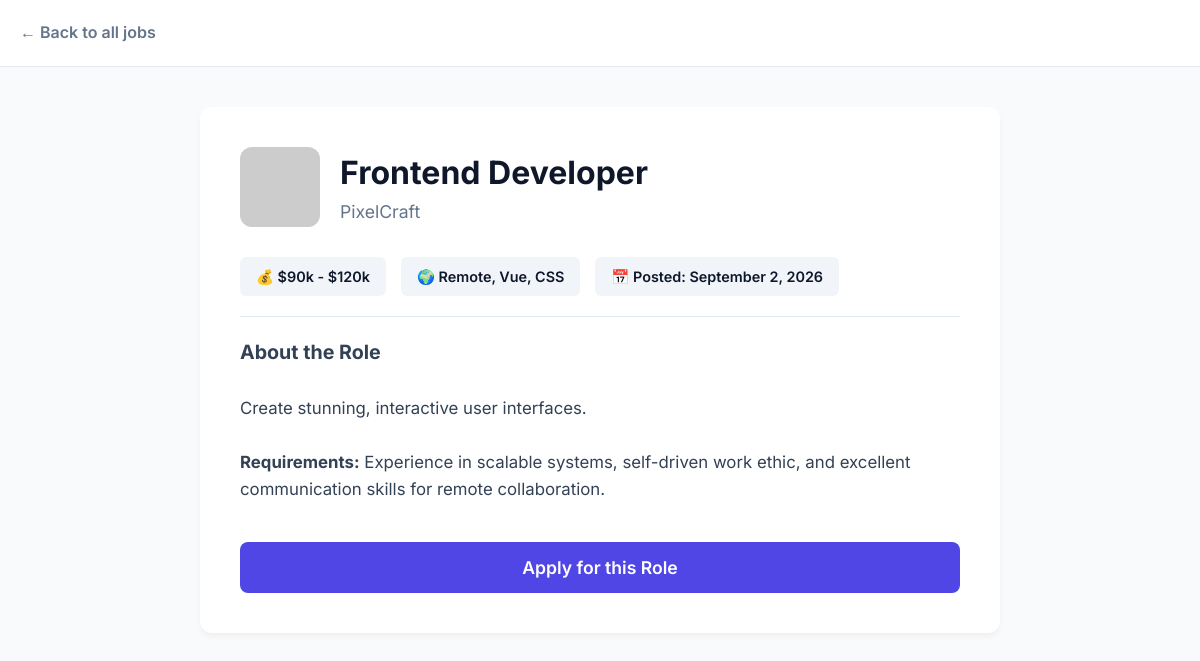
The page /job.php?id=4 on the database its author committed.
### tables this page shows
CREATE TABLE jobs (

id INT AUTO_INCREMENT PRIMARY KEY,

employer_id INT NULL,

title VARCHAR(255) NOT NULL, company VARCHAR(255) NOT NULL,
description TEXT NOT NULL,

tags VARCHAR(255) DEFAULT 'Remote',

salary VARCHAR(100), logo_url VARCHAR(255),
posted_at TIMESTAMP DEFAULT CURRENT_TIMESTAMP,

FOREIGN KEY (employer_id) REFERENCES users(id) ON DELETE SET NULL

);

### job.php (the view, shortened to what this page needs)
<?php require_once 'db.php';
$job_id = $_GET['id'] ?? null;
$stmt = $pdo->prepare("SELECT * FROM jobs WHERE id = ?");
$stmt->execute([$job_id]);
$job = $stmt->fetch();
?>
<!DOCTYPE html>
<html lang="en">
<head>
</head>
<body>
    <nav class="nav">
        <a href="index.php">&larr; Back to all jobs</a>
    </nav>
    <main class="job-detail-container">
        <div class="header-row">
            <img src="<?= htmlspecialchars($job['logo_url']) ?>" alt="Logo">
            <div>
                <h1 class="job-title"><?= htmlspecialchars($job['title']) ?></h1>
                <div class="company-name"><?= htmlspecialchars($job['company']) ?></div>
            </div>
        </div>
        <div class="meta-tags">
            <div class="meta-tag">💰 <?= htmlspecialchars($job['salary']) ?></div>
            <div class="meta-tag">🌍 <?= htmlspecialchars($job['tags']) ?></div>
            <div class="meta-tag">📅 Posted: <?= date('F j, Y', strtotime($job['posted_at'])) ?></div>
        </div>
        <div class="content">
            <h3>About the Role</h3>
            <br>
            <p><?= nl2br(htmlspecialchars($job['description'])) ?></p>
            <br>
            <p><strong>Requirements:</strong> Experience in scalable systems, self-driven work ethic, and excellent communication skills for remote collaboration.</p>
        </div>
        <button class="btn-large" id="openModalBtn">Apply for this Role</button>
    </main>
</body>
</html>

### job.php (style rules this page uses)
:root { --primary: #4f46e5; --primary-hover: #4338ca; --bg: #f8fafc; --text-main: #0f172a; --text-muted: #64748b; }
* { margin: 0; padding: 0; box-sizing: border-box; font-family: 'Inter', sans-serif; }
body { background-color: var(--bg); color: var(--text-main); line-height: 1.6; }
.nav { padding: 20px; background: white; border-bottom: 1px solid #e2e8f0; }
.nav a { text-decoration: none; color: var(--text-muted); font-weight: 600; transition: color 0.2s; }
.job-detail-container { max-width: 800px; margin: 40px auto; background: white; padding: 40px; border-radius: 12px; box-shadow: 0 4px 6px -1px rgba(0, 0, 0, 0.05); animation: fadeIn 0.5s ease-out; }
.header-row { display: flex; align-items: center; gap: 20px; margin-bottom: 30px; }
.header-row img { width: 80px; height: 80px; border-radius: 12px; }
.job-title { font-size: 2rem; font-weight: 700; }
.company-name { font-size: 1.1rem; color: var(--text-muted); }
.meta-tags { display: flex; gap: 15px; margin: 20px 0; padding-bottom: 20px; border-bottom: 1px solid #e2e8f0; }
.meta-tag { background: #f1f5f9; padding: 8px 16px; border-radius: 6px; font-size: 0.9rem; font-weight: 600; }
.content { margin-bottom: 40px; font-size: 1.05rem; color: #334155; }
.btn-large { display: block; width: 100%; padding: 15px; background: var(--primary); color: white; border: none; border-radius: 8px; font-size: 1.1rem; font-weight: 600; cursor: pointer; transition: background 0.2s; text-align: center; }

### rows shown on the page
jobs: title "Frontend Developer", company "PixelCraft", salary "$90k - $120k", tags "Remote, Vue, CSS", posted_at "September 2, 2026", description "Create stunning, interactive user interfaces."
